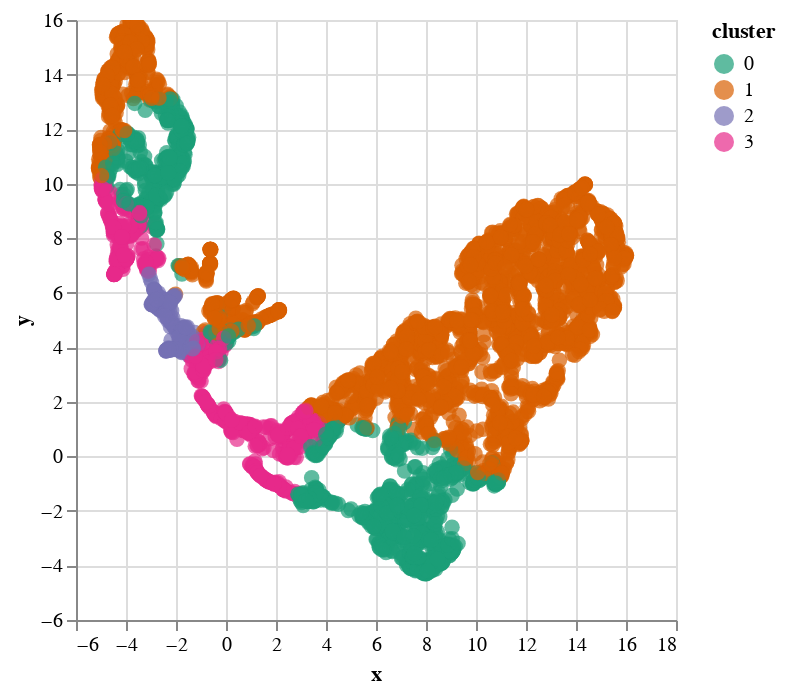

The notebook cell saved with this chart:
### Code cell
# construct a new df from the embeddings
vis_data = pd.DataFrame(embeddings)
vis_data['sector'] = loans['sector'].iloc[sample_indices].values
vis_data['country'] = loans['country'].iloc[sample_indices].values
vis_data['activity'] = loans['activity'].iloc[sample_indices].values

# cluster & prepare for color
clusterer = KMeans(n_clusters=4)
vis_data['cluster'] = clusterer.fit_predict(sample_data)  # Tildel klyngeetiketter

# rename for matching
vis_data.columns = ['x', 'y', 'sector', 'country', 'activity', 'cluster']

# create an interactive scatter plot using altair with colors
chart = alt.Chart(vis_data).mark_circle(size=60).encode(
    x='x',
    y='y',
    tooltip=['sector', 'country', 'activity'],  # info when hovering mouse
    color=alt.Color('cluster:N', scale=alt.Scale(scheme='dark2'))
).interactive()

chart

### Figure 1 — Vega-Lite specification as saved in the notebook (floating-point values rounded to 4 significant figures; data arrays with more than 128 entries replaced by an {"elided": "..."} marker saying what was removed)
{"config": {"view": {"continuousWidth": 300, "continuousHeight": 300}}, "data": {"name": "data-495809cf3a02f8c8f146e20cc62a1194"}, "mark": {"type": "circle", "size": 60}, "encoding": {"color": {"field": "cluster", "scale": {"scheme": "dark2"}, "type": "nominal"}, "tooltip": [{"field": "sector", "type": "nominal"}, {"field": "country", "type": "nominal"}, {"field": "activity", "type": "nominal"}], "x": {"field": "x", "type": "quantitative"}, "y": {"field": "y", "type": "quantitative"}}, "params": [{"name": "param_1", "select": {"type": "interval", "encodings": ["x", "y"]}, "bind": "scales"}], "$schema": "https://vega.github.io/schema/vega-lite/v5.8.0.json", "datasets": {"data-495809cf3a02f8c8f146e20cc62a1194": {"elided": "5000 records"}}}
